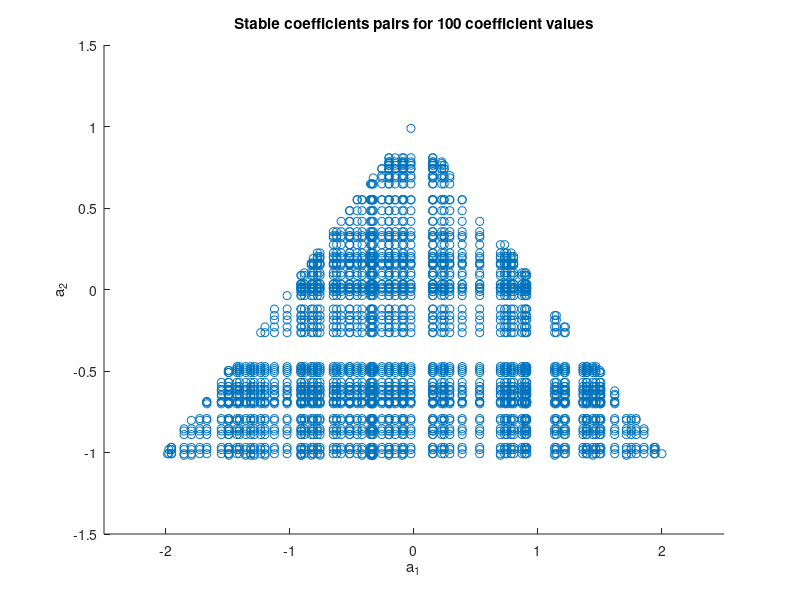

MATLAB code for this plot: (Note: this script raises an error after producing the figure.)
%% set up
clear all;
a1 = rand(100, 1).*5 - 2.5;
a2 = rand(100, 1).*3 - 1.5;
w = randn(1000, 1);

%% Part 1
clear pairs
tol = 10000;
pair_idx = 1;

for i = 1:length(a1)
    for j = 1:length(a2) 
        a = [1 -a1(i) -a2(j)];
        x = filter(1, a, w);
        
        if (x(end) < tol) && (x(end) > -tol)
            pairs(pair_idx,:) = [a1(i), a2(j)];
            pair_idx = pair_idx+1;
        end
    end 
end

scatter(pairs(:,1), pairs(:,2), 'r*')
title("Stable coefficients pairs for 100 coefficient values")
xlabel("a_{1}")
ylabel("a_{2}")
xlim([-2.5 2.5])
ylim([-1.5 1.5])

%% Part 2
close all
load sunspot.dat

lengths = [5 20 250];
index = 1;

for i = lengths
   sunspot_zero = sunspot(:,2) - mean(sunspot(1:i,2));
   acf = xcorr(sunspot(1:i, 2), 'unbiased');
   acf_zero = xcorr(sunspot_zero(1:i), 'coeff');
   figure()
   stem (-(i-1):(i-1), acf)
   title(sprintf("ACF of sunspot data for %.0f samples", i))
   ylabel("ACF")
   xlabel("Lag")
   figure()
   stem (-(i-1):(i-1), acf_zero)
   title(sprintf("ACF of zero-centered sunspot data for %.0f samples", i))
   ylabel("ACF")
   xlabel("Lag")
   series_means(index) = mean(sunspot(1:i, 2));
   index = index + 1;
end

%% DC offset
sunspot_zero = sunspot(1:20,2) - mean(sunspot(1:20,2));
const = ones(20, 1)*mean(sunspot(1:20,2));
const_acf = xcorr(const, 'unbiased');
acf_zero = xcorr(sunspot_zero, 'unbiased');
acf_complete = xcorr(sunspot_zero+const, 'unbiased');
figure()
stem(-19:19, const_acf)
figure()
stem(-19:19, const_acf+acf_zero)
figure()
stem(-19:19, acf_complete)

%% Part 3
close all;
clear all;

load sunspot.dat
sunspot_zero = zscore(sunspot(:,2));

boundary = 1.96/sqrt(length(sunspot(:, 2)));

p = 10;
[a, ~, k] = aryule(sunspot(:,2), p);
[a_zero, ~, k_zero] = aryule(sunspot_zero, p);
pac = -k;
pac_zero = -k_zero;
figure(), hold on;
stem(1:p, pac)
stem(1:p, pac_zero)
plot([1 p], [1 1]' * [boundary -boundary], 'k--')
legend('Empirical data', 'Standardised data', 'Threshold');
title("Partial correlation for sunspot time series");
xlabel("Lag");
ylabel("Correlation");

%% Part 4
close all;
clear all;

load sunspot.dat
N = length(sunspot(:,2));
p = 20;
sunspot(:,2) = zscore(sunspot(:,2));
sun = ones(N, p) .* sunspot(:,2);

filtered_sun = zeros(N, p);
for i = 1:p
    a = aryule(sunspot(:,2), i);
    filtered_sun(:, i) = filter(-a, 1, sunspot(:,2));
end

e = zeros(1, p);

for i = 1:N
    e(1,:) = (filtered_sun(i,:) - sun(i,:)).^2 + e(1,:);
end

MDL = log(e(1,:)) + (1:p).*log(N)./N;
AIC = log(e(1,:)) + 2.*(1:p)./N;
AIC_c = AIC + (2.*(1:p).*((1:p)+1))./(-(1:p)-1+N);
cumulative = log(e(1,:));

%normalizing
MDL = MDL/MDL(1);
AIC = AIC/AIC(1);
AIC_c = AIC_c/AIC_c(1);
cumulative = cumulative/cumulative(1);

% test = (2.*(1:p).*((1:p)+1))./(-(1:p)-1+N);

figure(), hold on;
p_axis = 1:p;
plot(p_axis, MDL)
plot(p_axis, AIC)
plot(p_axis, AIC_c)
plot(p_axis, cumulative)
legend('Minimum Description Length', 'Akaike Information Criterion', 'corrected AIC', 'Cumulative Error Squared')

figure(), hold on;
p_axis = 1:p;
plot(p_axis, MDL)
plot(p_axis, AIC)
plot(p_axis, AIC_c)
plot(p_axis, cumulative)
legend('Minimum Description Length', 'Akaike Information Criterion', 'corrected AIC', 'Cumulative Error Squared')
ylim([0.9 1])
